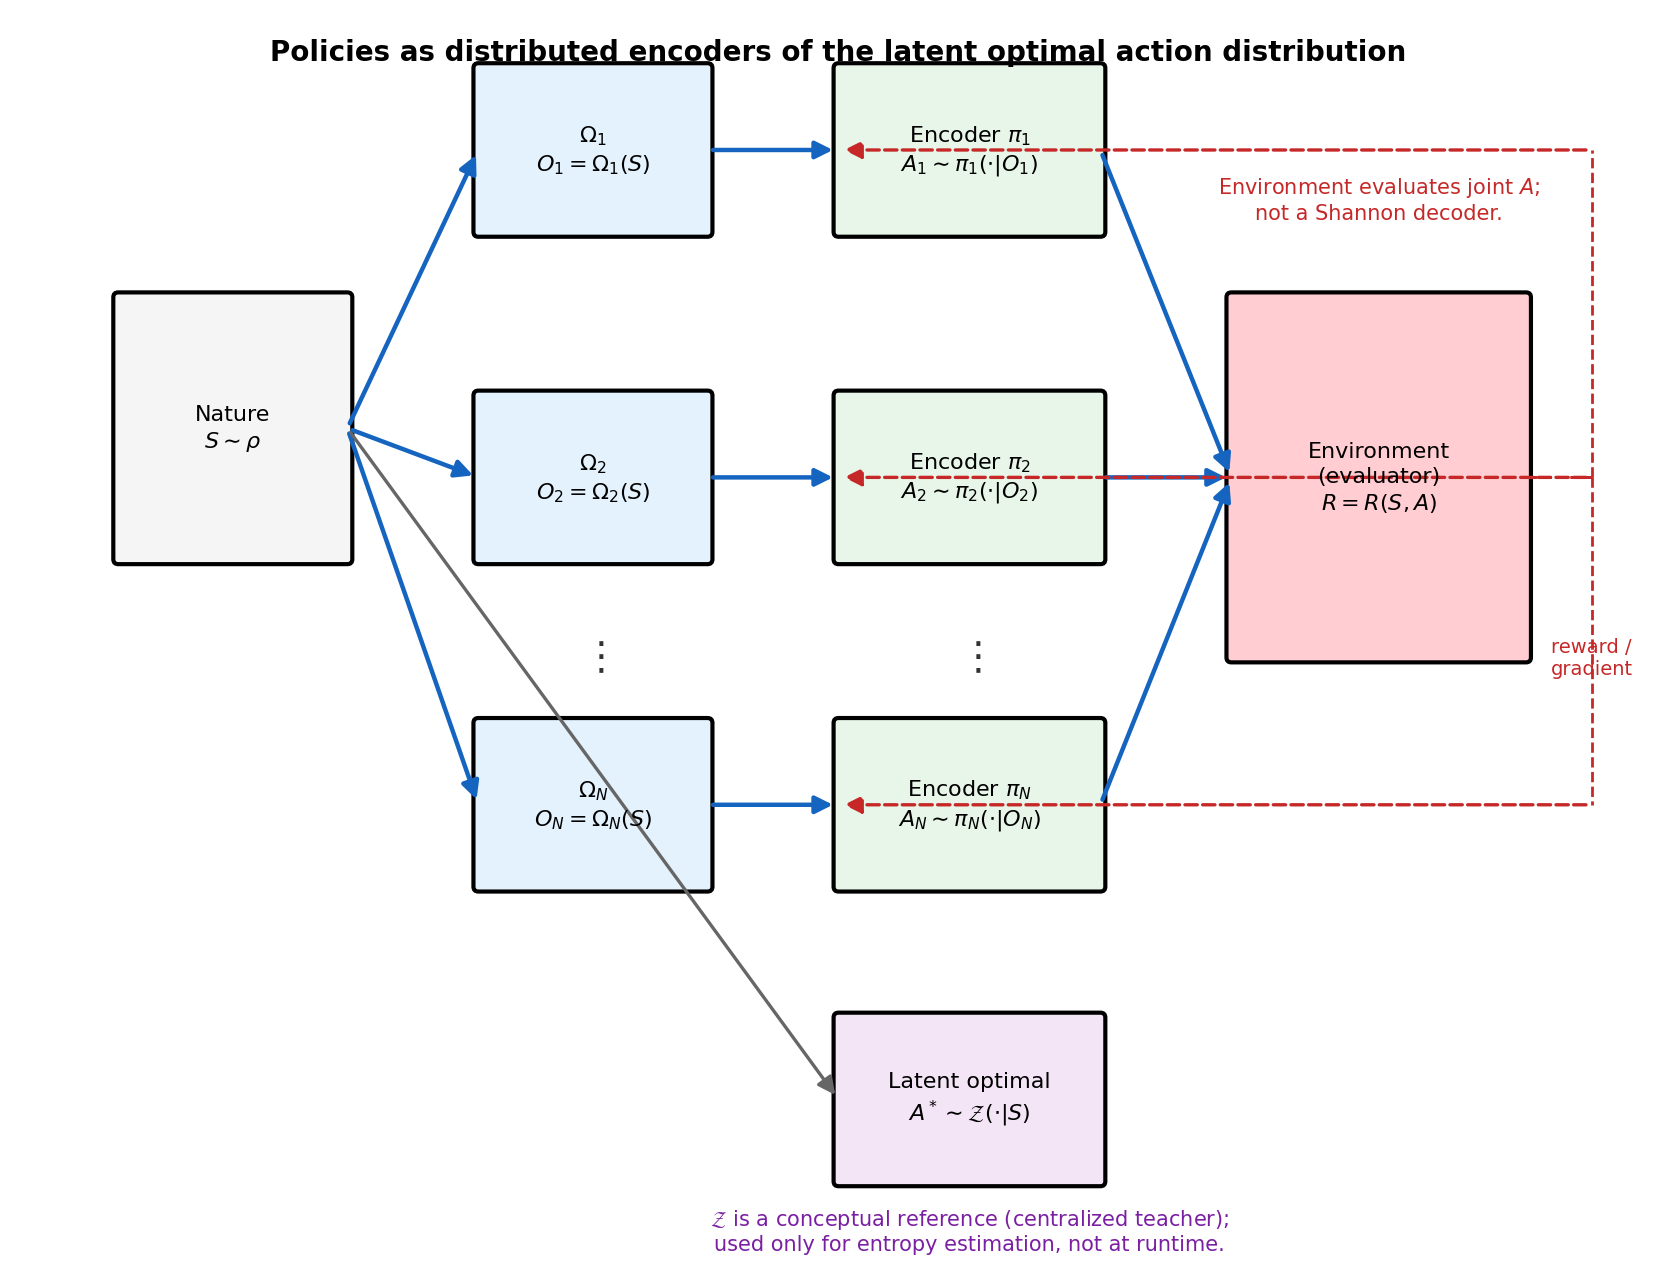

The script that saved this image:
"""fig2_policy_encoder_pipeline.py

Block diagram: random-variable flow through the multi-agent system.
Highlights that the environment is an evaluator, not a Shannon decoder.
"""

import sys
sys.path.insert(0, "/Users/rwalters/GitHub/sphere/docs/templates")

from patent_figures import PatentFigure

fig = PatentFigure(
    "Policies as distributed encoders of the latent optimal action distribution",
    width=11, height=6.5, palette="color",
)

# State / nature
state = fig.block(6, 42, 14, 16,
                  "Nature\n" r"$S \sim \rho$",
                  fill="neutral")

# Observation functions (split into per-agent slices)
obs1 = fig.block(28, 62, 14, 10,
                 r"$\Omega_1$" "\n" r"$O_1 = \Omega_1(S)$",
                 fill="signal")
obs2 = fig.block(28, 42, 14, 10,
                 r"$\Omega_2$" "\n" r"$O_2 = \Omega_2(S)$",
                 fill="signal")
obs3 = fig.block(28, 22, 14, 10,
                 r"$\Omega_N$" "\n" r"$O_N = \Omega_N(S)$",
                 fill="signal")
fig.text(35, 36, r"$\vdots$", fontsize=14)

# Policies / encoders
pol1 = fig.block(50, 62, 16, 10,
                 r"Encoder $\pi_1$" "\n" r"$A_1 \sim \pi_1(\cdot|O_1)$",
                 fill="digital")
pol2 = fig.block(50, 42, 16, 10,
                 r"Encoder $\pi_2$" "\n" r"$A_2 \sim \pi_2(\cdot|O_2)$",
                 fill="digital")
pol3 = fig.block(50, 22, 16, 10,
                 r"Encoder $\pi_N$" "\n" r"$A_N \sim \pi_N(\cdot|O_N)$",
                 fill="digital")
fig.text(58, 36, r"$\vdots$", fontsize=14)

# Environment as evaluator
env = fig.block(74, 36, 18, 22,
                "Environment\n(evaluator)\n" r"$R = R(S, A)$",
                fill="alert")

# Latent optimal distribution (off to the side, dashed connection)
opt = fig.block(50, 4, 16, 10,
                "Latent optimal\n" r"$A^* \sim \mathcal{Z}(\cdot|S)$",
                fill="control")

# Arrows: nature -> observation functions
fig.arrow(state, obs1, style="data")
fig.arrow(state, obs2, style="data")
fig.arrow(state, obs3, style="data")

# Observation -> policy
fig.arrow(obs1, pol1, style="data")
fig.arrow(obs2, pol2, style="data")
fig.arrow(obs3, pol3, style="data")

# Policy -> environment (joint action)
fig.arrow(pol1, env, style="data")
fig.arrow(pol2, env, style="data")
fig.arrow(pol3, env, style="data")

# Environment -> learning signal (routed around / below to policies)
# Use route_right_down_left for each: feedback path
fig.route_right_down_left(env, pol1, style="cal", x_offset=4)
fig.route_right_down_left(env, pol2, style="cal", x_offset=4)
fig.route_right_down_left(env, pol3, style="cal", x_offset=4)

# Label one of the feedback arrows
fig.text(96, 36, "reward /\ngradient", fontsize=7, color="#C62828")

# State -> latent optimal (reference, dashed via "clock" style)
fig.arrow(state, opt, style="clock")

# (removed v3 "Encoders share no information" annotation: it overlapped the title.
#  The same idea is conveyed by the absence of inter-policy arrows in the diagram
#  and is made explicit in the figure caption.)

# Annotation: environment is evaluator
fig.text(83, 64,
         "Environment evaluates joint $A$;\n"
         "not a Shannon decoder.",
         fontsize=7.5, color="#C62828", ha="center")

# Annotation: latent optimal is a reference
fig.text(58, 1,
         r"$\mathcal{Z}$ is a conceptual reference (centralized teacher);"
         "\nused only for entropy estimation, not at runtime.",
         fontsize=7.5, color="#7B1FA2", ha="center")

fig.save("fig2_policy_encoder_pipeline.pdf")
fig.save("fig2_policy_encoder_pipeline.png")
print("Saved fig2_policy_encoder_pipeline.{pdf,png}")
